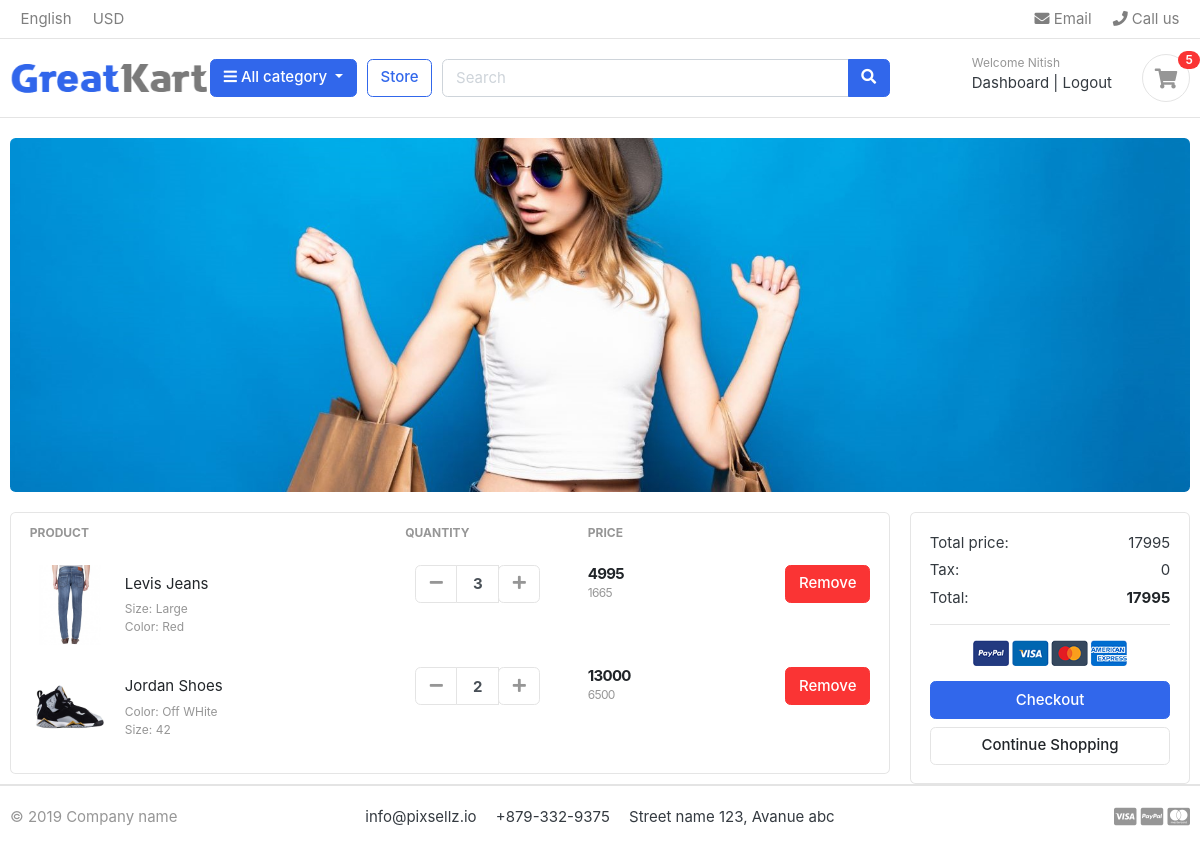
The app's page /cart/ (signed in), older data.
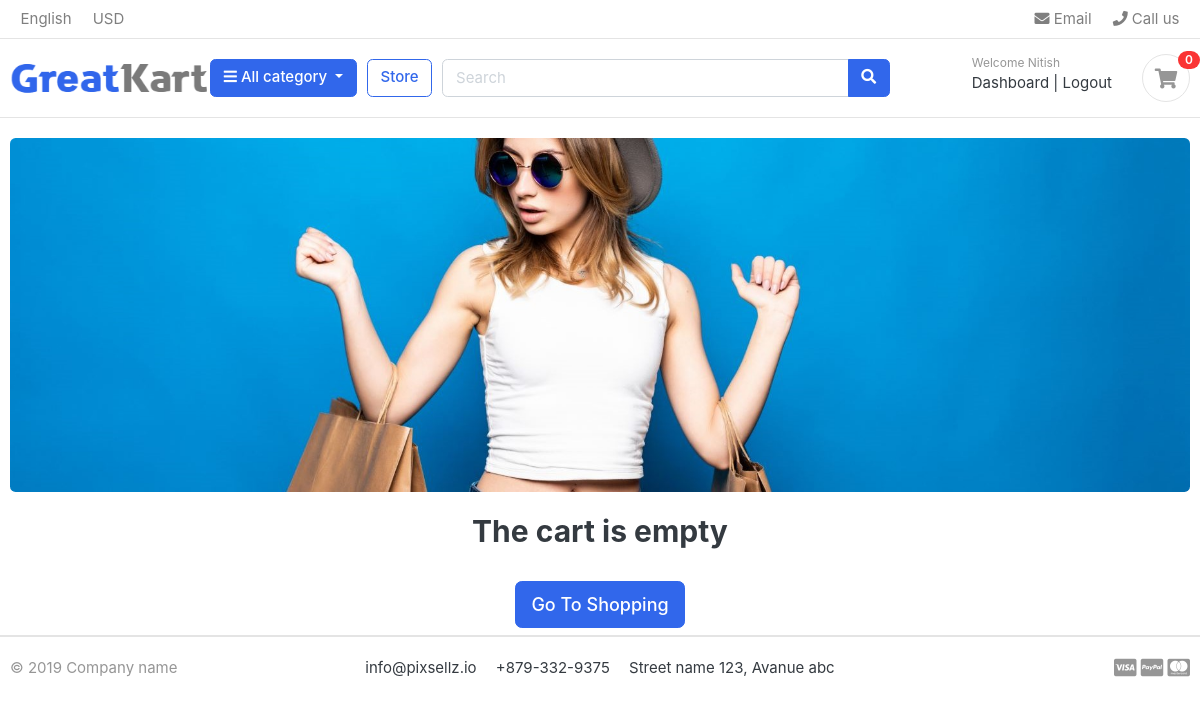
The same page, newer data.
### cart/models.py (models this page shows, shortened)
class CartItem(models.Model):
    user = models.ForeignKey(Account , on_delete=models.CASCADE, null = True)
    product = models.ForeignKey(Product , on_delete = models.CASCADE)
    variation = models.ManyToManyField(Variation , blank=True)
    cart = models.ForeignKey(Cart , on_delete = models.CASCADE ,null=True)
    quantity = models.IntegerField()
    is_active = models.BooleanField(default=True)
    def sub_total(self):
        return self.product.price*self.quantity

### store/models.py (models this page shows, shortened)
class Product(models.Model):
    product_name = models.CharField(max_length =200  , unique=True)
    slug = models.CharField(max_length=200 , unique=True)
    description = models.TextField(max_length=500 , blank=True)
    price = models.IntegerField()
    images= models.ImageField(upload_to= 'photos/products')
    stock = models.IntegerField()
    is_available = models.BooleanField(default=True)
    category = models.ForeignKey(Category ,on_delete=models.CASCADE)
    created_date = models.DateTimeField(auto_now_add=True)
    modified_date = models.DateTimeField(auto_now=True)
    def get_url(self):
        return reverse('products_by_category' ,args=[self.category.slug , self.slug])

class Variation(models.Model):
    product = models.ForeignKey(Product , on_delete=models.CASCADE)
    variation_category = models.CharField(max_length=100 , choices=variation_category_choice)
    variation_value = models.CharField(max_length =100)
    is_active = models.BooleanField(default=True)
    created_date = models.DateTimeField(auto_now=True)
    objects = VariationManager()

### cart/views.py (the view)
# urls.py: path('' , views.cart , name='cart'),
def cart(request, total =0 ,quantity =0 , cart_items=None):
    tax = (2*total)/100
    try:
        if request.user.is_authenticated:
            cart_items = CartItem.objects.filter(user=request.user , is_active=True)
        else:
            cart = Cart.objects.get(cart_id =_cart_id(request))
            cart_items = CartItem.objects.filter(cart = cart , is_active = True)
        for cart_item in cart_items:
            total += (cart_item.product.price * cart_item.quantity)
            quantity += cart_item.quantity
    except :
        pass
    context = {
        'total' : total,
        'quantity' : quantity,
        'cart_items' : cart_items,
    }
    return render(request , "store/cart.html", context)

### cart/context_processors.py (called while the page is built)
def counter(request):
    cart_count =0
    if 'admin' in request.path:
        return {
        }
    else:
        try:
            cart = Cart.objects.filter(cart_id = _cart_id(request))
            if request.user.is_authenticated:
                cart_items = CartItem.objects.filter(user = request.user)
            else:
                cart_items = CartItem.objects.all().filter(cart = cart[:1] )
            for cart in cart_items:
                cart_count += cart.quantity
        except:
            cart_count = 0
    return dict(cart_count=cart_count)

### cart/views.py (called while the page is built)
def _cart_id(request):
    cart = request.session.session_key
    if not cart:
        cart =request.session.create()
    return cart

### category/context_processors.py (called while the page is built)
def menu_links(request):
    links = Category.objects.all()
    return dict(links=links)

### category/models.py (called while the page is built)
    def get_url(self):
        return reverse('product_by_category' , args=[self.slug])

### ludhianaKoti/templates/store/cart.html (shortened to what this page needs)
{% extends 'base.html' %}
{% load static %}
{% block content %}
{% if not cart_items %}
	<h2 class="text-center">The cart is empty</h2>
	<br>
	<div class="text-center mb-2"><a href="{% url 'home' %}" class="btn btn-primary btn-lg ">Go To Shopping</a></div>
{% else %}
<div class="row">
	<aside class="col-lg-9">
<div class="card">
<table class="table table-borderless table-shopping-cart">
<thead class="text-muted">
<tr class="small text-uppercase">
  <th scope="col">Product</th>
  <th scope="col" width="120">Quantity</th>
  <th scope="col" width="120">Price</th>
  <th scope="col" class="text-right" width="200"> </th>
</tr>
</thead>
<tbody>
{% for item in cart_items %}
<tr>
	<td>
		<figure class="itemside align-items-center">
			<div class="aside"><img src="{{item.product.images.url}}" class="img-sm"></div>
			<figcaption class="info">
				<a href="{{item.product.get_url}}" class="title text-dark">{{item.product.product_name}}</a>
				<p class="text-muted small">
					{% if item.variation.all %}
						{% for var in item.variation.all %}
							{{var.variation_category | capfirst}}: {{var.variation_value | capfirst}} <br>
						{% endfor %}
					{% endif %}
				</p>
			</figcaption>
		</figure>
	</td>
	<td>
					<div class="col">
						<div class="input-group input-spinner">
							<div class="input-group-prepend">
							<a href = '{% url "remove_cart" item.product.id item.id %}' class="btn btn-light" type="button" id="button-plus"> <i class="fa fa-minus"></i> </a>
							</div>
							<input type="text" class="form-control"  value="{{item.quantity}}">
							<div class="input-group-append">
								<form action="{% url 'add_cart' item.product.id %}" method="POST">
								<button class="btn btn-light" type="submit" id="button-minus"> <i class="fa fa-plus"></i> </button>
								</form>
							</div>
						</div>
					</div>
	</td>
	<td>
		<div class="price-wrap">
			<var class="price">{{item.sub_total}}</var>
			<small class="text-muted"> {{item.product.price}} </small>
		</div>
	</td>
	<td class="text-right">
	<a href="{% url 'remove_item' item.product.id item.id %}" class="btn btn-danger"> Remove</a>
	</td>
</tr>
{% endfor %}
</tbody>
</table>
</div>
	</aside>
	<aside class="col-lg-3">
		<div class="card">
		<div class="card-body">
			<dl class="dlist-align">
			  <dt>Total price:</dt>
			  <dd class="text-right">{{ total }}</dd>
			</dl>
			<dl class="dlist-align">
			  <dt>Tax:</dt>
			  <dd class="text-right">0 </dd>
			</dl>
			<dl class="dlist-align">
			  <dt>Total:</dt>
			  <dd class="text-right text-dark b"><strong>{{ total }}</strong></dd>
			</dl>
			<hr>
			<p class="text-center mb-3">
				<img src="{% static './images/misc/payments.png' %}" height="26">
			</p>
			<a href="{% url 'checkout' %}" class="btn btn-primary btn-block"> Checkout </a>
			<a href="{% url 'store' %}" class="btn btn-light btn-block">Continue Shopping</a>
		</div>
		</div>
</aside>
</div>
</div>
{% endif %}
{% endblock %}

### ludhianaKoti/templates/includes/navbar.html (shortened to what this page needs)
{% load static %}
<header class="section-header">
    <nav class="navbar p-md-0 navbar-expand-sm navbar-light border-bottom">
    <div class="container">
      <div class="collapse navbar-collapse" id="navbarTop4">
        <ul class="navbar-nav mr-auto">
            <li class="nav-item dropdown">
                 <a href="#" class="nav-link">   English </a>
            </li>
            <li class="nav-item dropdown">
                <a href="#" class="nav-link"> USD </a>
            </li>
        </ul>
        <ul class="navbar-nav">
            <li><a href="#" class="nav-link"> <i class="fa fa-envelope"></i> Email </a></li>
            <li><a href="#" class="nav-link"> <i class="fa fa-phone"></i> Call us </a></li>
        </ul>
      </div>
    </div>
    </nav>
    <section class="header-main border-bottom">
        <div class="container">
    <div class="row align-items-center">
        <div class="col-lg-2 col-md-3 col-6">
            <a href="{% url 'home' %}" class="brand-wrap">
                <img width = 200px height = 150px class="logo" src="{% static './images/logo.png' %}">
            </a>
        </div>
        <div class="col-lg col-sm col-md col-6 flex-grow-0">
            <div class="category-wrap dropdown d-inline-block float-right">
                <button type="button" class="btn btn-primary dropdown-toggle" data-toggle="dropdown">
                    <i class="fa fa-bars"></i> All category
                </button>
            </div>
        </div>
        <a href="{% url 'store' %}" class="btn btn-outline-primary">Store</a>
        <div class="col-lg  col-md-6 col-sm-12 col">
            <form action="{% url 'search' %}" class="search" method="GET">
                <div class="input-group w-100">
                    <input type="text" class="form-control" style="width:60%;" placeholder="Search" name="keyword">
                    <div class="input-group-append">
                      <button class="btn btn-primary" type="submit">
                        <i class="fa fa-search"></i>
                      </button>
                    </div>
                </div>
            </form>
        </div>
        <div class="col-lg-3 col-sm-6 col-8 order-2 order-lg-3">
                    <div class="d-flex justify-content-end mb-3 mb-lg-0">
                        {% if user.id == None %}
                        <div class="widget-header">
                            <small class="title text-muted">Welcome guest!</small>
                            <div>
                                <a href="{% url 'login' 65 %}">Sign in</a> <span class="dark-transp"> | </span>
                                <a href="{% url 'register' %}"> Register</a>
                            </div>
                        {% else %}
                            <div class="widget-header">
                                <small class="title text-muted">Welcome {{user.first_name|capfirst}}</small>
                            <div>
                                <a href="{% url 'dashboard' %}">Dashboard</a> <span class="dark-transp"> | </span>
                                <a href="{% url 'logout' %}">Logout</a>
                            </div>
                        {% endif %}
                        </div>
                        <a href="{% url 'cart' %}" class="widget-header pl-3 ml-3">
                            <div class="icon icon-sm rounded-circle border "><i class="fa fa-shopping-cart"></i></div>
                            <span class="badge badge-pill badge-danger notify">{{cart_count}}</span>
                        </a>
                    </div>
                </div>
    </div>
        </div>
    </section>
    </header>
    <section class="section-intro padding-y-sm">
    <div class="container">
    <div class="intro-banner-wrap">
        <img  src="{% static 'images/banners/cover.jpg' %}" class="img-fluid rounded">
    </div>
    </div>
    </section>

Row changes from the older to the newer data that the page shows:
removed CartItem: product.images (picture), product.product_name "Levis Jeans", quantity "3", sub_total "4995", product.price "1665"
no longer on this page (row unchanged): Variation: variation_category "Size", variation_value "Large", shown under "Levis Jeans"
no longer on this page (row unchanged): Variation: variation_category "Color", variation_value "Red", shown under "Levis Jeans"
removed CartItem: product.images (picture), product.product_name "Jordan Shoes", quantity "2", sub_total "13000", product.price "6500"
no longer on this page (row unchanged): Variation: variation_category "Color", variation_value "Off WHite", shown under "Jordan Shoes"
no longer on this page (row unchanged): Variation: variation_category "Size", variation_value "42", shown under "Jordan Shoes"
Text that changed along with them:
{{ cart_count }}: "5" → "0"
{{ total }}: "17995" → (not shown)
text no longer shown: "PRODUCT QUANTITY PRICE Total price: Tax: 0 Total: Checkout Continue Shopping"
text now shown: "The cart is empty Go To Shopping"
